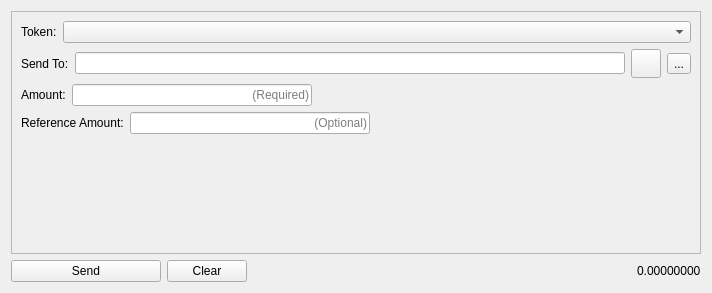
<?xml version="1.0" encoding="UTF-8"?>
<ui version="4.0">
 <class>ElysiumPrivateSendDialog</class>
 <widget class="QWidget" name="ElysiumPrivateSendDialog">
  <property name="geometry">
   <rect>
    <x>0</x>
    <y>0</y>
    <width>712</width>
    <height>293</height>
   </rect>
  </property>
  <property name="windowTitle">
   <string>Dialog</string>
  </property>
  <layout class="QVBoxLayout" name="verticalLayout_3">
   <item>
    <widget class="QFrame" name="frame">
     <property name="frameShape">
      <enum>QFrame::StyledPanel</enum>
     </property>
     <property name="frameShadow">
      <enum>QFrame::Raised</enum>
     </property>
     <layout class="QVBoxLayout" name="verticalLayout_2">
      <property name="bottomMargin">
       <number>8</number>
      </property>
      <item>
       <layout class="QVBoxLayout" name="verticalLayout">
        <item>
         <layout class="QHBoxLayout" name="horizontalLayout" stretch="0,1">
          <item>
           <widget class="QLabel" name="tokenLabel">
            <property name="text">
             <string>Token:</string>
            </property>
           </widget>
          </item>
          <item>
           <widget class="QComboBox" name="tokenComboBox">
            <property name="toolTip">
             <string>Select available private token.</string>
            </property>
           </widget>
          </item>
         </layout>
        </item>
        <item>
         <layout class="QHBoxLayout" name="horizontalLayout_2">
          <item>
           <widget class="QLabel" name="sendToLabel">
            <property name="text">
             <string>Send To:</string>
            </property>
           </widget>
          </item>
          <item>
           <widget class="QValidatedLineEdit" name="sendToLineEdit"/>
          </item>
          <item>
           <widget class="QToolButton" name="addressBookButton">
            <property name="toolTip">
             <string>Choose previously used address</string>
            </property>
            <property name="text">
             <string/>
            </property>
            <property name="icon">
             <iconset resource="../bitcoin.qrc">
              <normaloff>:/icons/address-book</normaloff>:/icons/address-book</iconset>
            </property>
            <property name="iconSize">
             <size>
              <width>22</width>
              <height>22</height>
             </size>
            </property>
            <property name="shortcut">
             <string>Alt+A</string>
            </property>
           </widget>
          </item>
          <item>
           <widget class="QToolButton" name="pasteButton">
            <property name="toolTip">
             <string>Paste address from clipboard</string>
            </property>
            <property name="text">
             <string>...</string>
            </property>
            <property name="icon">
             <iconset resource="../bitcoin.qrc">
              <normaloff>:/icons/editpaste</normaloff>:/icons/editpaste</iconset>
            </property>
            <property name="iconSize">
             <size>
              <width>22</width>
              <height>22</height>
             </size>
            </property>
            <property name="shortcut">
             <string>Alt+P</string>
            </property>
           </widget>
          </item>
         </layout>
        </item>
        <item>
         <layout class="QHBoxLayout" name="horizontalLayout_5">
          <item>
           <widget class="QLabel" name="amountLabel">
            <property name="text">
             <string>Amount:</string>
            </property>
           </widget>
          </item>
          <item>
           <widget class="QLineEdit" name="amountLineEdit">
            <property name="minimumSize">
             <size>
              <width>133</width>
              <height>0</height>
             </size>
            </property>
            <property name="maximumSize">
             <size>
              <width>240</width>
              <height>16777215</height>
             </size>
            </property>
            <property name="toolTip">
             <string>Amount to send.</string>
            </property>
            <property name="alignment">
             <set>Qt::AlignRight|Qt::AlignTrailing|Qt::AlignVCenter</set>
            </property>
            <property name="placeholderText">
             <string>(Required)</string>
            </property>
           </widget>
          </item>
          <item>
           <spacer name="horizontalSpacer_3">
            <property name="orientation">
             <enum>Qt::Horizontal</enum>
            </property>
            <property name="sizeHint" stdset="0">
             <size>
              <width>40</width>
              <height>20</height>
             </size>
            </property>
           </spacer>
          </item>
         </layout>
        </item>
        <item>
         <layout class="QHBoxLayout" name="horizontalLayout_4">
          <item>
           <widget class="QLabel" name="referenceAmountLabel">
            <property name="text">
             <string>Reference Amount:</string>
            </property>
           </widget>
          </item>
          <item>
           <widget class="QLineEdit" name="referenceAmountLineEdit">
            <property name="minimumSize">
             <size>
              <width>133</width>
              <height>0</height>
             </size>
            </property>
            <property name="maximumSize">
             <size>
              <width>240</width>
              <height>16777215</height>
             </size>
            </property>
            <property name="toolTip">
             <string>If left empty a default amount will be used.</string>
            </property>
            <property name="alignment">
             <set>Qt::AlignRight|Qt::AlignTrailing|Qt::AlignVCenter</set>
            </property>
            <property name="placeholderText">
             <string>(Optional)</string>
            </property>
           </widget>
          </item>
          <item>
           <spacer name="horizontalSpacer_2">
            <property name="orientation">
             <enum>Qt::Horizontal</enum>
            </property>
            <property name="sizeHint" stdset="0">
             <size>
              <width>40</width>
              <height>20</height>
             </size>
            </property>
           </spacer>
          </item>
         </layout>
        </item>
        <item>
         <spacer name="verticalSpacer">
          <property name="orientation">
           <enum>Qt::Vertical</enum>
          </property>
          <property name="sizeHint" stdset="0">
           <size>
            <width>20</width>
            <height>40</height>
           </size>
          </property>
         </spacer>
        </item>
       </layout>
      </item>
     </layout>
    </widget>
   </item>
   <item>
    <layout class="QHBoxLayout" name="horizontalLayout_3">
     <item>
      <widget class="QPushButton" name="sendButton">
       <property name="minimumSize">
        <size>
         <width>150</width>
         <height>0</height>
        </size>
       </property>
       <property name="toolTip">
        <string>Confirm the private send action.</string>
       </property>
       <property name="text">
        <string>Send</string>
       </property>
      </widget>
     </item>
     <item>
      <widget class="QPushButton" name="clearButton">
       <property name="toolTip">
        <string>Clear all fields of the form.</string>
       </property>
       <property name="text">
        <string>Clear</string>
       </property>
      </widget>
     </item>
     <item>
      <spacer name="horizontalSpacer">
       <property name="orientation">
        <enum>Qt::Horizontal</enum>
       </property>
       <property name="sizeHint" stdset="0">
        <size>
         <width>40</width>
         <height>20</height>
        </size>
       </property>
      </spacer>
     </item>
     <item>
      <widget class="QLabel" name="balanceLabel">
       <property name="text">
        <string>0.00000000</string>
       </property>
      </widget>
     </item>
    </layout>
   </item>
  </layout>
 </widget>
 <customwidgets>
  <customwidget>
   <class>QValidatedLineEdit</class>
   <extends>QLineEdit</extends>
   <header>qvalidatedlineedit.h</header>
  </customwidget>
 </customwidgets>
 <resources>
  <include location="../bitcoin.qrc"/>
 </resources>
 <connections/>
</ui>
